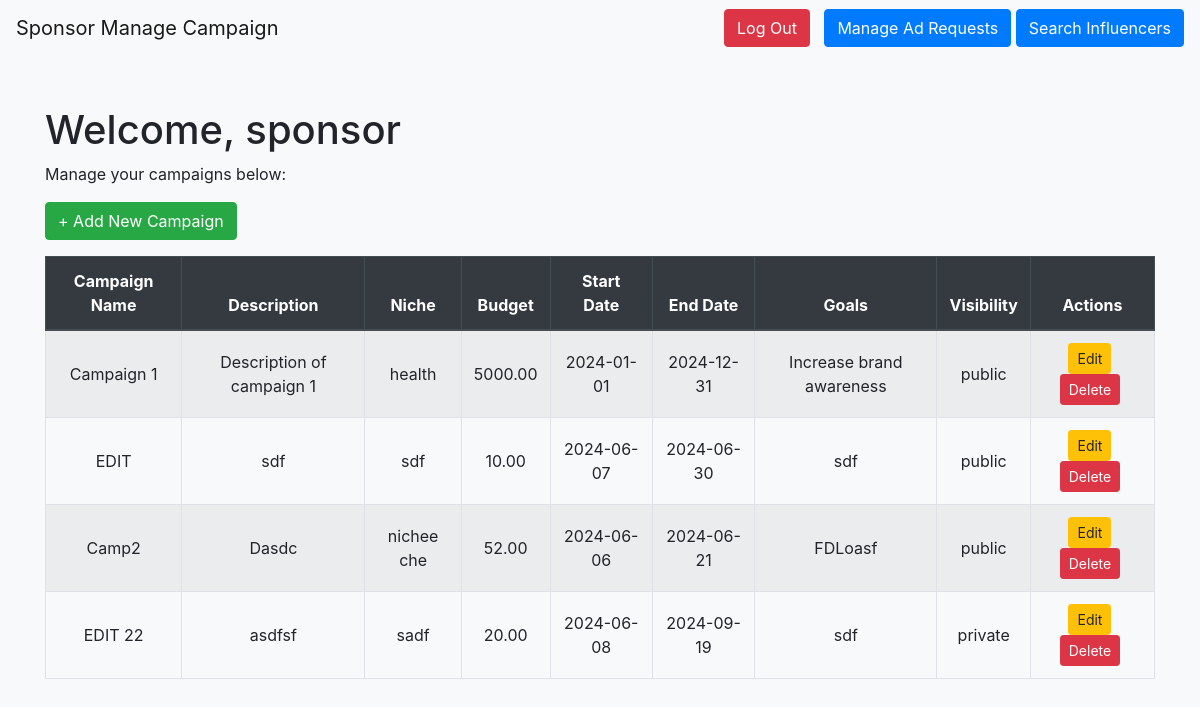
Page /sponsor/managecampaign (signed in) on the committed database.
### models.py (models this page shows, shortened)
class Campaign(db.Model):
    __tablename__ = "campaigns"
    campaign_id = db.Column(db.Integer, primary_key=True, autoincrement=True)
    sponsor_id = db.Column(
        db.Integer, db.ForeignKey("sponsors.sponsor_id"), nullable=False
    )
    name = db.Column(db.String(255), nullable=False)
    description = db.Column(db.Text, nullable=False)
    start_date = db.Column(db.Date)
    end_date = db.Column(db.Date)
    budget = db.Column(db.Numeric(10, 2), nullable=False)
    visibility = db.Column(db.Enum("public", "private"),default="public")
    goals = db.Column(db.Text, nullable=False)
    niche = db.Column(db.String(255), nullable=False)
    ad_requests = db.relationship("AdRequest", backref="campaign", lazy=True)
    campaign_flags = db.relationship("CampaignFlag", backref="campaign", lazy=True)
    def to_dict(self):
        return {c.name: getattr(self, c.name) for c in self.__table__.columns}

### sponsor.py (the view)
@sponsor.route('/managecampaign')
def sponsor_managecampaign():
    if 'user_name' in session and session['role'] == 'sponsor':
        campaign_data = helper.get_campaign_by_userid(session['user_id'])
        return render_template('sponsor_managecampaign.html' ,data = session, campaign_data=campaign_data)
    return redirect(url_for('sponsor.sponsor_login'))

### app.py (called while the page is built)
@app.before_request
def create_tables():
    init_db(app)

### helper.py (called while the page is built)
def get_campaign_by_userid(user_id):
    sponsor_data = Sponsor.query.filter_by(user_id=user_id).first()
    sponsor_id = sponsor_data.sponsor_id
    campaigns = Campaign.query.filter_by(sponsor_id=sponsor_id).all()
    if campaigns is not None:
        return [campaign.to_dict() for campaign in campaigns]
    else:
        return None

### models.py (called while the page is built, shortened)
def init_db(app):
    with app.app_context():
        db.create_all()

### templates/sponsor_managecampaign.html (shortened to what this page needs)
<!DOCTYPE html>
<html lang="en">
<head>
    <link rel="stylesheet" href="https://stackpath.bootstrapcdn.com/bootstrap/4.3.1/css/bootstrap.min.css">
</head>
<body>
    <nav class="navbar navbar-expand-lg navbar-light bg-light">
        <a class="navbar-brand" href="/sponsor/managecampaign">Sponsor Manage Campaign</a>
        <div class="ml-auto">
            <button class="btn btn-danger btn-custom" onclick="location.href='/logout'">Log Out</button>
            <button class="btn btn-primary-custom" onclick="location.href='#'">Manage Ad Requests</button>
            <button class="btn btn-primary-custom" onclick="location.href='#'">Search Influencers</button>
        </div>
    </nav>
    <div class="container">
        <h1>Welcome, {{ data['user_name'] }}</h1>
        <p>Manage your campaigns below:</p>
        <button class="btn btn-success mb-3" onclick="location.href='/sponsor/managecampaign/addcampaign'">+ Add New Campaign</button>
        <table class="table table-striped table-bordered campaign-list ">
            <thead class="thead-dark">
                <tr>
                    <th>Campaign Name</th>
                    <th>Description</th>
                    <th>Niche</th>
                    <th>Budget</th>
                    <th>Start Date</th>
                    <th>End Date</th>
                    <th>Goals</th>
                    <th>Visibility</th>
                    <th>Actions</th>
                </tr>
            </thead>
            <tbody>
              {% for data in campaign_data %}
              <tr>
                  <td>{{ data['name'] }}</td>
                  <td>{{ data['description'] }}</td>
                  <td>{{ data['niche'] }}</td>
                  <td>{{ data['budget'] }}</td>
                  <td>{{ data['start_date'] }}</td>
                  <td>{{ data['end_date'] }}</td>
                  <td>{{ data['goals'] }}</td>
                  <td>{{ data['visibility'] }}</td>
                  <td class="action-buttons">
                    <button class="btn btn-warning btn-sm" onclick="location.href='/sponsor/managecampaign/editcampaign/{{ data['''campaign_id'''] }}' ">Edit</button>
                    <button class="btn btn-danger btn-sm">Delete</button>
                  </td>
              </tr>
          {% endfor %}
            </tbody>
        </table>
    </div>
</body>
</html>

### templates/sponsor_managecampaign.html (style rules this page uses)
body { background-color: #f8f9fa; }
.container { margin-top: 50px; }
.navbar { margin-bottom: 20px; }
.btn-custom { margin-right: 10px; }
.campaign-list th, .campaign-list td { text-align: center; vertical-align: middle; }
.action-buttons button { margin-right: 5px; }
.btn-primary-custom { background-color: #007bff; border-color: #007bff; color: white; }

### rows in the picture
Campaign: name "Campaign 1", description "Description of campaign 1", niche "health", budget "5000.00", start_date "2024-01-01", end_date "2024-12-31", goals "Increase brand awareness", visibility "public"
Campaign: name "EDIT", description "sdf", niche "sdf", budget "10.00", start_date "2024-06-07", end_date "2024-06-30", goals "sdf", visibility "public"
Campaign: name "Camp2", description "Dasdc", niche "nichee che", budget "52.00", start_date "2024-06-06", end_date "2024-06-21", goals "FDLoasf", visibility "public"
Campaign: name "EDIT 22", description "asdfsf", niche "sadf", budget "20.00", start_date "2024-06-08", end_date "2024-09-19", goals "sdf", visibility "private"

### other values in the picture
{{ data['user_name'] }} "sponsor"
